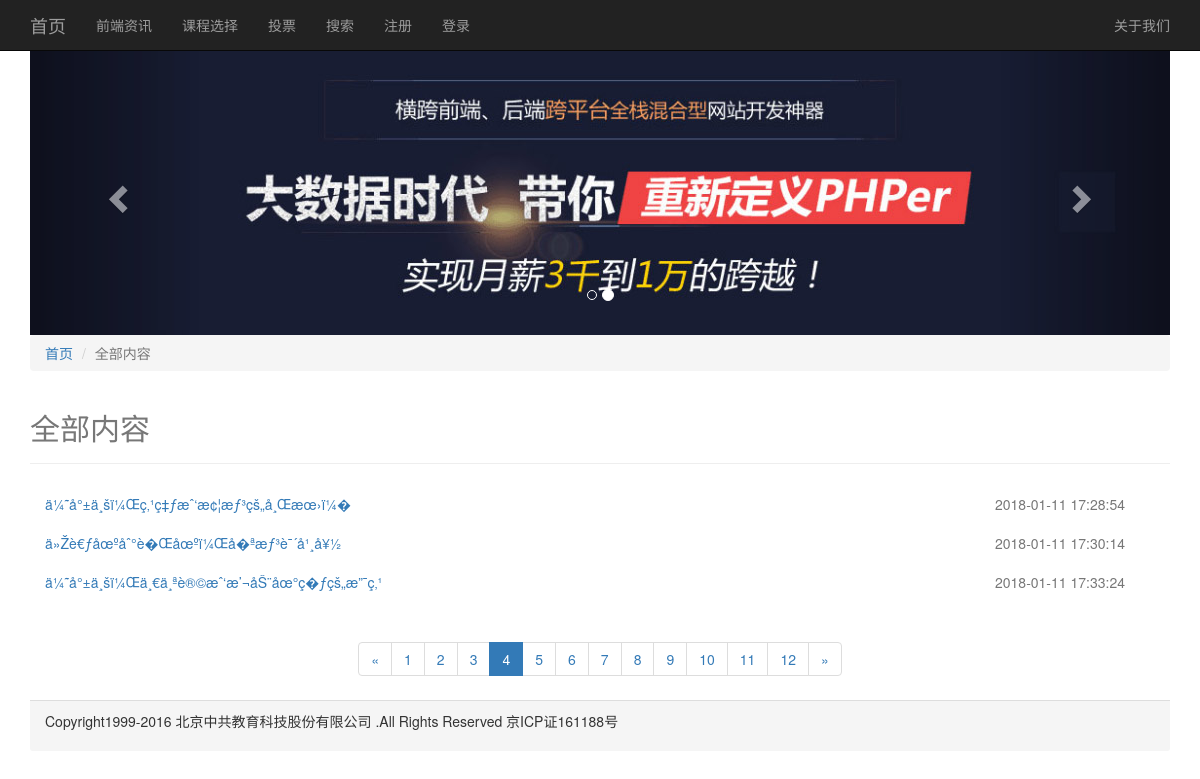
The app's page /list.php?column=全部内容&page=4 with its own data.
### tables this page shows
CREATE TABLE IF NOT EXISTS `u_article` (
  `u_id` int(10) unsigned NOT NULL AUTO_INCREMENT,
  `u_title` varchar(300) NOT NULL,
  `u_column` varchar(100) NOT NULL,
  `u_description` text NOT NULL,
  `u_keywords` varchar(100) NOT NULL,
  `u_contents` text NOT NULL,
  `u_thumb` varchar(200) NOT NULL,
  `u_author` varchar(100) NOT NULL,
  `u_add_date` varchar(50) NOT NULL,
  PRIMARY KEY (`u_id`)
);

### list.php (the view, shortened to what this page needs)
<!DOCTYPE html>
<?php
$con = new mysqli('localhost', 'root', 'root', 'myitem');
$column = empty($_GET['column']) ? '全部内容' : $_GET['column'];
$pageSize = 3;
$pages = empty($_GET['page']) ? 1 : $_GET['page'];
$pageStart = ($pages - 1) * $pageSize;
if( $column == '全部内容' )
{
    $sql = "SELECT * FROM u_article ORDER BY u_id LIMIT $pageStart,$pageSize";
    $sqlTotal = "SELECT * FROM u_article";
}
else
{
    $sql = "SELECT * FROM u_article WHERE u_column='$column' ORDER BY u_id LIMIT $pageStart,$pageSize";
    $sqlTotal = "SELECT * FROM u_article WHERE u_column='$column' ORDER BY u_id";
}
$result = $con->query($sql);
$resultTotal = $con->query($sqlTotal);
$pageNum = ceil($resultTotal->num_rows/$pageSize);
?>
<html lang="zh-CN">
<head>
    <?php include "include/head.php"; ?>
</head>
<body>
<?php include "include/navbar.php"; ?>
<div class="container">
    <ol class="breadcrumb">
        <li><a href="index.php">首页</a></li>
        <li class="active"><?php echo $column; ?></li>
    </ol>
    <div class="page-header">
        <h2 class="text-muted"><?php echo $column; ?></h2>
    </div>
    <ul class=" list-group list">
        <?php
        if ($result->num_rows > 0) {
            while ($row = $result->fetch_assoc()) {
                ?>
                <li class="list-group-item row">
                    <a href="#" class="col-md-10"><?php echo $row['u_title'] ?></a>
                    <span class="text-muted col-md-2"><?php echo date('Y-m-d H:i:s', $row['u_add_date']) ?></span>
                </li>
                <?php
            }
        } else {
            echo '此栏目下没有文章';
        }
        ?>
    </ul>
    <nav aria-label="Page navigation" class="text-center">
        <ul class="pagination">
            <li>
                <a href="list.php?column=<?php echo $column;?>&page=<?php echo $pages-1;?>" aria-label="Previous"  class="<?php if($pages==1) echo 'btn disabled'?>">
                    <span aria-hidden="true">&laquo;</span>
                </a>
            </li>
            <?php
                for ($i=1;$i<=$pageNum;$i++) {
            ?>
            <li class="<?php if ($i==$pages) echo 'active';?>"><a href="list.php?column=<?php echo $column;?>&page=<?php echo $i;?>"><?php echo $i?></a></li>
            <?php
                }
            ?>
            <li>
                <a href="list.php?column=<?php echo $column;?>&page=<?php echo $pages+1;?>" aria-label="Next" class="<?php if($pages==$pageNum) echo 'btn disabled'?>">
                    <span aria-hidden="true">&raquo;</span>
                </a>
            </li>
        </ul>
    </nav>
</div>
</body>
</html>

### css/public.css (style rules this page uses)
body { padding-top: 50px; }
.list>* { border: none; }

### records on screen
u_article: u_title "ä¼˜å°±ä¸šï¼Œç‚¹ç‡ƒæˆ‘æ¢¦æƒ³çš„å¸Œæœ›ï¼�", u_add_date "2018-01-11 17:28:54"
u_article: u_title "ä»Žè€ƒåœºåˆ°è�Œåœºï¼Œå�ªæƒ³è¯´å¹¸å¥½", u_add_date "2018-01-11 17:30:14"
u_article: u_title "ä¼˜å°±ä¸šï¼Œä¸€ä¸ªè®©æˆ‘æ’¬åŠ¨åœ°ç�ƒçš„æ”¯ç‚¹", u_add_date "2018-01-11 17:33:24"

### other values on screen
$column "全部内容"
